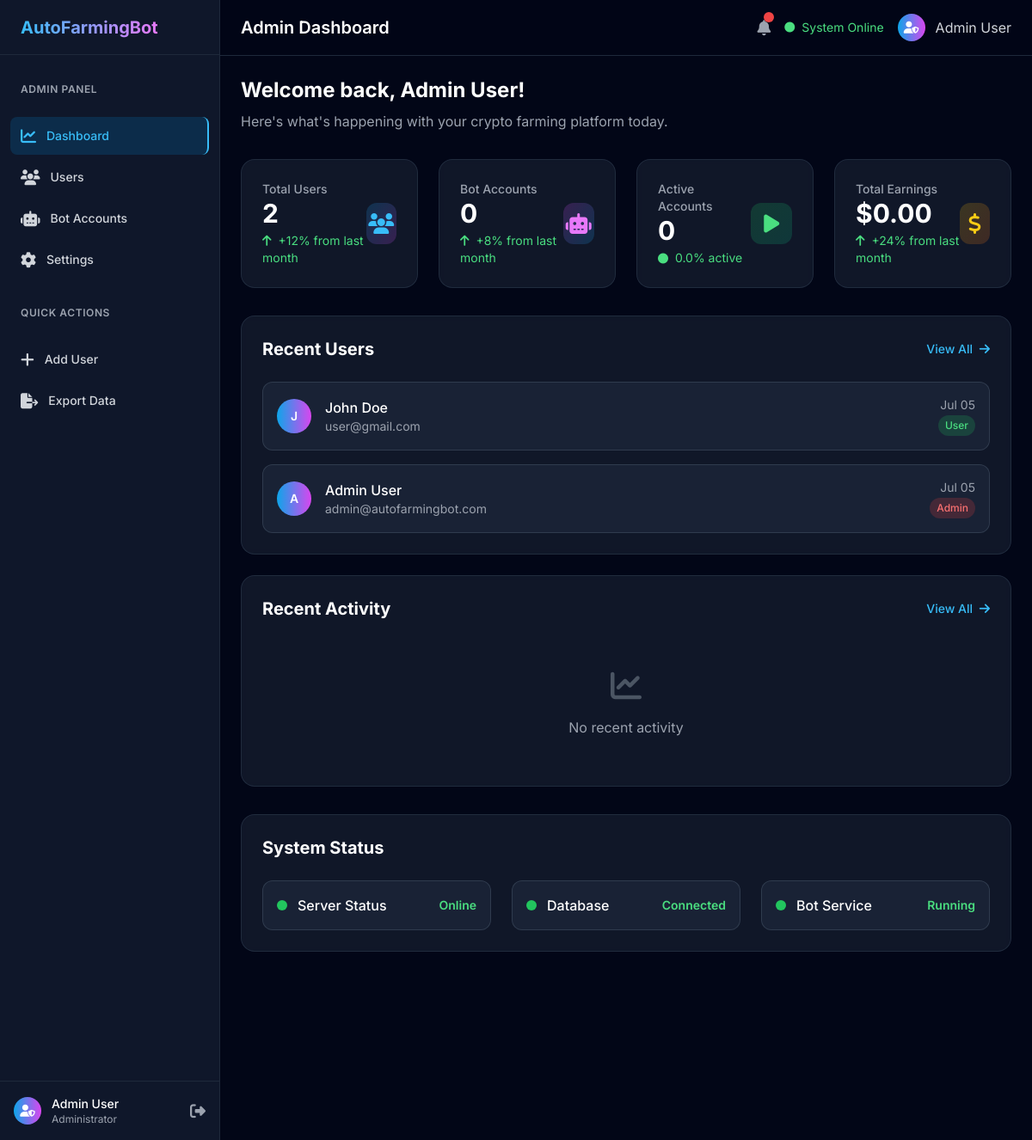
The page /admin/dashboard (signed in) on the database its author committed.
### models.py (models this page shows, shortened)
class User(UserMixin, db.Model):
    __tablename__ = 'users'
    id = db.Column(db.Integer, primary_key=True)
    username = db.Column(db.String(64), unique=True, nullable=False)
    email = db.Column(db.String(120), unique=True, nullable=False)
    first_name = db.Column(db.String(64), nullable=True)
    last_name = db.Column(db.String(64), nullable=True)
    password_hash = db.Column(db.String(256), nullable=False)
    role = db.Column(db.String(20), default='user')  # 'user' or 'admin'
    active = db.Column(db.Boolean, default=True)
    created_at = db.Column(db.DateTime, default=datetime.utcnow)
    last_login = db.Column(db.DateTime)
    bot_accounts = db.relationship('BotAccount', backref='user', lazy=True, cascade='all, delete-orphan')
    def is_admin(self):
        return self.role == 'admin'
    @property
    def full_name(self):
        if self.first_name and self.last_name:
            return f"{self.first_name} {self.last_name}"
        return self.username

### routes.py (the view)
@app.route('/admin/dashboard')
@login_required
@admin_required
def admin_dashboard():
    total_users = User.query.count()
    total_accounts = BotAccount.query.count()
    active_accounts = BotAccount.query.filter_by(status='active').count()
    total_earnings = db.session.query(db.func.sum(BotAccount.total_earned)).scalar() or 0
    recent_users = User.query.order_by(User.created_at.desc()).limit(5).all()
    recent_sessions = FarmingSession.query.order_by(FarmingSession.session_start.desc()).limit(10).all()
    return render_template('admin/dashboard.html',
                         total_users=total_users,
                         total_accounts=total_accounts,
                         active_accounts=active_accounts,
                         total_earnings=total_earnings,
                         recent_users=recent_users,
                         recent_sessions=recent_sessions)

### templates/admin/dashboard.html (shortened to what this page needs)
{% extends "admin/base.html" %}
{% block page_title %}Admin Dashboard{% endblock %}
{% block content %}
<div class="mb-8">
    <h1 class="text-2xl font-bold text-white mb-2">Welcome back, {{ current_user.full_name }}!</h1>
    <p class="text-gray-400">Here's what's happening with your crypto farming platform today.</p>
</div>
<div class="grid grid-cols-1 md:grid-cols-2 lg:grid-cols-4 gap-6 mb-8">
    <div class="bg-dark-800/50 backdrop-blur-sm rounded-2xl border border-dark-700/50 p-6 hover:border-primary-500/50 transition-all duration-300">
        <div class="flex items-center justify-between">
            <div>
                <p class="text-sm font-medium text-gray-400">Total Users</p>
                <p class="text-3xl font-bold text-white">{{ total_users }}</p>
                <p class="text-sm text-green-400 mt-1">
                    <i class="fas fa-arrow-up mr-1"></i>
                    +12% from last month
                </p>
            </div>
            <div class="flex items-center justify-center w-12 h-12 bg-gradient-to-br from-primary-500/20 to-accent-500/20 rounded-xl">
                <i class="fas fa-users text-2xl text-primary-400"></i>
            </div>
        </div>
    </div>
    <div class="bg-dark-800/50 backdrop-blur-sm rounded-2xl border border-dark-700/50 p-6 hover:border-primary-500/50 transition-all duration-300">
        <div class="flex items-center justify-between">
            <div>
                <p class="text-sm font-medium text-gray-400">Bot Accounts</p>
                <p class="text-3xl font-bold text-white">{{ total_accounts }}</p>
                <p class="text-sm text-green-400 mt-1">
                    <i class="fas fa-arrow-up mr-1"></i>
                    +8% from last month
                </p>
            </div>
            <div class="flex items-center justify-center w-12 h-12 bg-gradient-to-br from-accent-500/20 to-primary-500/20 rounded-xl">
                <i class="fas fa-robot text-2xl text-accent-400"></i>
            </div>
        </div>
    </div>
    <div class="bg-dark-800/50 backdrop-blur-sm rounded-2xl border border-dark-700/50 p-6 hover:border-primary-500/50 transition-all duration-300">
        <div class="flex items-center justify-between">
            <div>
                <p class="text-sm font-medium text-gray-400">Active Accounts</p>
                <p class="text-3xl font-bold text-white">{{ active_accounts }}</p>
                <p class="text-sm text-green-400 mt-1">
                    <i class="fas fa-circle text-xs mr-1"></i>
                    {{ "%.1f"|format((active_accounts / total_accounts * 100) if total_accounts > 0 else 0) }}% active
                </p>
            </div>
            <div class="flex items-center justify-center w-12 h-12 bg-gradient-to-br from-green-500/20 to-emerald-500/20 rounded-xl">
                <i class="fas fa-play text-2xl text-green-400"></i>
            </div>
        </div>
    </div>
    <div class="bg-dark-800/50 backdrop-blur-sm rounded-2xl border border-dark-700/50 p-6 hover:border-primary-500/50 transition-all duration-300">
        <div class="flex items-center justify-between">
            <div>
                <p class="text-sm font-medium text-gray-400">Total Earnings</p>
                <p class="text-3xl font-bold text-white">${{ "%.2f"|format(total_earnings) }}</p>
                <p class="text-sm text-green-400 mt-1">
                    <i class="fas fa-arrow-up mr-1"></i>
                    +24% from last month
                </p>
            </div>
            <div class="flex items-center justify-center w-12 h-12 bg-gradient-to-br from-yellow-500/20 to-orange-500/20 rounded-xl">
                <i class="fas fa-dollar-sign text-2xl text-yellow-400"></i>
            </div>
        </div>
    </div>
</div>
<div class="grid grid-cols-1 xl:grid-cols-2 gap-6 mb-8">
    <div class="bg-dark-800/50 backdrop-blur-sm rounded-2xl border border-dark-700/50 p-6">
        <div class="flex items-center justify-between mb-6">
            <h2 class="text-xl font-bold text-white">Recent Users</h2>
            <a href="{{ url_for('admin_users') }}" class="text-primary-400 hover:text-primary-300 text-sm font-medium transition-colors">
                View All <i class="fas fa-arrow-right ml-1"></i>
            </a>
        </div>
        <div class="space-y-4">
            {% for user in recent_users %}
            <div class="flex items-center justify-between p-4 bg-dark-700/30 rounded-xl border border-dark-600/50">
                <div class="flex items-center">
                    <div class="w-10 h-10 bg-gradient-to-r from-primary-500 to-accent-500 rounded-full flex items-center justify-center mr-4">
                        <span class="text-white font-semibold text-sm">{{ user.first_name[0] if user.first_name else user.username[0] }}</span>
                    </div>
                    <div>
                        <p class="text-white font-medium">{{ user.full_name }}</p>
                        <p class="text-gray-400 text-sm">{{ user.email }}</p>
                    </div>
                </div>
                <div class="text-right">
                    <p class="text-gray-400 text-sm">{{ user.created_at.strftime('%b %d') }}</p>
                    <span class="inline-flex items-center px-2 py-1 rounded-full text-xs font-medium {% if user.role == 'admin' %}bg-red-500/20 text-red-400{% else %}bg-green-500/20 text-green-400{% endif %}">
                        {{ user.role.title() }}
                    </span>
                </div>
            </div>
            {% endfor %}
        </div>
    </div>
    <div class="bg-dark-800/50 backdrop-blur-sm rounded-2xl border border-dark-700/50 p-6">
        <div class="flex items-center justify-between mb-6">
            <h2 class="text-xl font-bold text-white">Recent Activity</h2>
            <a href="{{ url_for('admin_accounts') }}" class="text-primary-400 hover:text-primary-300 text-sm font-medium transition-colors">
                View All <i class="fas fa-arrow-right ml-1"></i>
            </a>
        </div>
        <div class="space-y-4">
            {% if not recent_sessions %}
            <div class="text-center py-8">
                <i class="fas fa-chart-line text-4xl text-gray-600 mb-4"></i>
                <p class="text-gray-400">No recent activity</p>
            </div>
            {% endif %}
        </div>
    </div>
</div>
<div class="bg-dark-800/50 backdrop-blur-sm rounded-2xl border border-dark-700/50 p-6">
    <h2 class="text-xl font-bold text-white mb-6">System Status</h2>
    <div class="grid grid-cols-1 md:grid-cols-3 gap-6">
        <div class="flex items-center justify-between p-4 bg-dark-700/30 rounded-xl border border-dark-600/50">
            <div class="flex items-center">
                <div class="w-3 h-3 bg-green-500 rounded-full mr-3 animate-pulse"></div>
                <span class="text-white font-medium">Server Status</span>
            </div>
            <span class="text-green-400 text-sm font-semibold">Online</span>
        </div>
        <div class="flex items-center justify-between p-4 bg-dark-700/30 rounded-xl border border-dark-600/50">
            <div class="flex items-center">
                <div class="w-3 h-3 bg-green-500 rounded-full mr-3 animate-pulse"></div>
                <span class="text-white font-medium">Database</span>
            </div>
            <span class="text-green-400 text-sm font-semibold">Connected</span>
        </div>
        <div class="flex items-center justify-between p-4 bg-dark-700/30 rounded-xl border border-dark-600/50">
            <div class="flex items-center">
                <div class="w-3 h-3 bg-green-500 rounded-full mr-3 animate-pulse"></div>
                <span class="text-white font-medium">Bot Service</span>
            </div>
            <span class="text-green-400 text-sm font-semibold">Running</span>
        </div>
    </div>
</div>
</div>
{% endblock %}

### templates/admin/base.html (shortened to what this page needs)
<!DOCTYPE html>
<html lang="en" class="dark">
<head>
    <script src="https://cdn.tailwindcss.com"></script>
    <link rel="stylesheet" href="https://cdnjs.cloudflare.com/ajax/libs/font-awesome/6.4.0/css/all.min.css">
    <link rel="stylesheet" href="{{ url_for('static', filename='css/custom.css') }}">
</head>
<body class="font-sans bg-dark-950 text-gray-100 antialiased">
    <div id="sidebar" class="fixed inset-y-0 left-0 z-50 w-64 bg-dark-900 border-r border-dark-800 transform -translate-x-full transition-transform duration-300 ease-in-out lg:translate-x-0">
        <div class="flex items-center justify-between h-16 px-6 border-b border-dark-800">
            <span class="text-xl font-bold bg-gradient-to-r from-primary-400 to-accent-400 bg-clip-text text-transparent">
            </span>
        </div>
        <nav class="mt-8">
            <div class="px-6 mb-6">
                <h3 class="text-xs font-semibold text-gray-400 uppercase tracking-wider">Admin Panel</h3>
            </div>
            <div class="space-y-1 px-3">
                <a href="{{ url_for('admin_dashboard') }}" class="sidebar-link group flex items-center px-3 py-2 text-sm font-medium rounded-lg {% if request.endpoint == 'admin_dashboard' %}bg-primary-600/20 text-primary-400 border-r-2 border-primary-400{% else %}text-gray-300 hover:bg-dark-800 hover:text-primary-400{% endif %} transition-all duration-200">
                    <i class="fas fa-chart-line mr-3 text-lg"></i>
                    Dashboard
                </a>
                <a href="{{ url_for('admin_users') }}" class="sidebar-link group flex items-center px-3 py-2 text-sm font-medium rounded-lg {% if request.endpoint == 'admin_users' %}bg-primary-600/20 text-primary-400 border-r-2 border-primary-400{% else %}text-gray-300 hover:bg-dark-800 hover:text-primary-400{% endif %} transition-all duration-200">
                    <i class="fas fa-users mr-3 text-lg"></i>
                    Users
                </a>
                <a href="{{ url_for('admin_accounts') }}" class="sidebar-link group flex items-center px-3 py-2 text-sm font-medium rounded-lg {% if request.endpoint == 'admin_accounts' %}bg-primary-600/20 text-primary-400 border-r-2 border-primary-400{% else %}text-gray-300 hover:bg-dark-800 hover:text-primary-400{% endif %} transition-all duration-200">
                    <i class="fas fa-robot mr-3 text-lg"></i>
                    Bot Accounts
                </a>
                <a href="#" class="sidebar-link group flex items-center px-3 py-2 text-sm font-medium rounded-lg text-gray-300 hover:bg-dark-800 hover:text-primary-400 transition-all duration-200">
                    <i class="fas fa-cog mr-3 text-lg"></i>
                    Settings
                </a>
            </div>
            <div class="px-6 mt-8 mb-6">
                <h3 class="text-xs font-semibold text-gray-400 uppercase tracking-wider">Quick Actions</h3>
            </div>
            <div class="space-y-1 px-3">
                <a href="#" class="sidebar-link group flex items-center px-3 py-2 text-sm font-medium rounded-lg text-gray-300 hover:bg-dark-800 hover:text-primary-400 transition-all duration-200">
                    <i class="fas fa-plus mr-3 text-lg"></i>
                    Add User
                </a>
                <a href="#" class="sidebar-link group flex items-center px-3 py-2 text-sm font-medium rounded-lg text-gray-300 hover:bg-dark-800 hover:text-primary-400 transition-all duration-200">
                    <i class="fas fa-file-export mr-3 text-lg"></i>
                    Export Data
                </a>
            </div>
        </nav>
        <div class="absolute bottom-0 left-0 right-0 p-4 border-t border-dark-800">
            <div class="flex items-center">
                <div class="flex-shrink-0">
                    <div class="w-8 h-8 bg-gradient-to-r from-primary-500 to-accent-500 rounded-full flex items-center justify-center">
                        <i class="fas fa-user-shield text-white text-sm"></i>
                    </div>
                </div>
                <div class="ml-3 flex-1 min-w-0">
                    <p class="text-sm font-medium text-white truncate">
                        {{ current_user.full_name }}
                    </p>
                    <p class="text-xs text-gray-400 truncate">
                        Administrator
                    </p>
                </div>
                <a href="{{ url_for('logout') }}" class="ml-2 text-gray-400 hover:text-white transition-colors">
                    <i class="fas fa-sign-out-alt text-lg"></i>
                </a>
            </div>
        </div>
    </div>
    <div class="lg:pl-64">
        <div class="sticky top-0 z-40 bg-dark-950/95 backdrop-blur-md border-b border-dark-800">
            <div class="flex items-center justify-between h-16 px-6">
                <div class="flex items-center">
                    <h1 class="text-xl font-semibold text-white">
                        {% block page_title %}Dashboard{% endblock %}
                    </h1>
                </div>
                <div class="flex items-center space-x-4">
                    <button class="text-gray-400 hover:text-white transition-colors relative">
                        <i class="fas fa-bell text-lg"></i>
                        <span class="absolute -top-1 -right-1 w-3 h-3 bg-red-500 rounded-full text-xs flex items-center justify-center"></span>
                    </button>
                    <div class="hidden md:flex items-center space-x-4 text-sm">
                        <div class="flex items-center text-green-400">
                            <i class="fas fa-circle text-xs mr-2"></i>
                            <span>System Online</span>
                        </div>
                    </div>
                    <div class="relative">
                        <button class="flex items-center text-gray-300 hover:text-white transition-colors">
                            <div class="w-8 h-8 bg-gradient-to-r from-primary-500 to-accent-500 rounded-full flex items-center justify-center mr-3">
                                <i class="fas fa-user-shield text-white text-sm"></i>
                            </div>
                            <span class="hidden md:block">{{ current_user.full_name }}</span>
                        </button>
                    </div>
                </div>
            </div>
        </div>
        <main class="p-4 lg:p-6 min-h-screen">
            {% block content %}{% endblock %}
</body>
</html>

### rows shown on the page
User: full_name "Admin User", first_name "A", email "admin@autofarmingbot.com", created_at "Jul 05", role "Admin"
User: first_name "J", full_name "John Doe", email "user@gmail.com", created_at "Jul 05", role "User"

### other values the page prints
{{ total_users }} "2"
{{ total_accounts }} "0"
{{ active_accounts }} "0"
{{ "%.2f"|format(total_earnings) }} "0.00"
